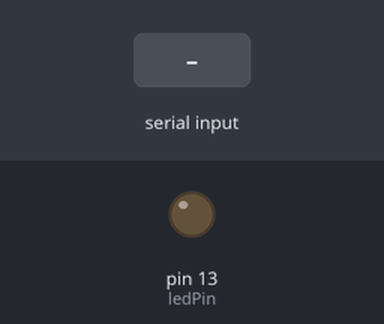
Bench run of a sketch on a simulated Arduino Uno, built with avr-gcc and run on an emulated ATmega328P. Shown: output pins drawn as LEDs (lit = HIGH). The inputs (shaded band) are chosen by the test bench.

Above: at 1.2 s.
1.3 s: "1" received over Serial
At 2.1 s:
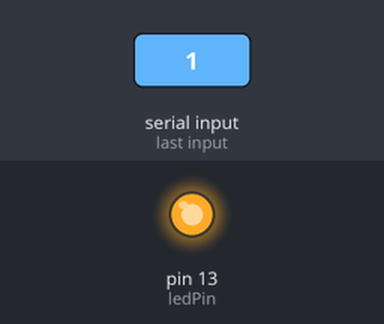
4.3 s: "0" received over Serial
At 4.9 s:
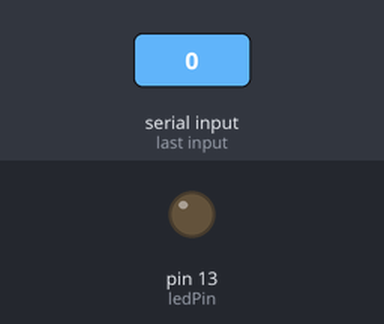
5.8 s: "A" received over Serial
At 6.1 s:
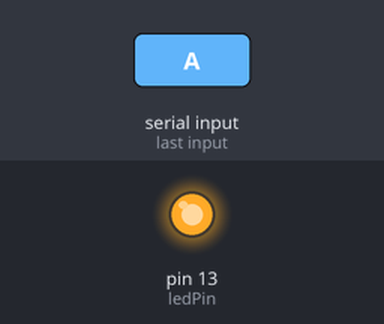
Timing chart, 0 to 8.8 s (numbered marks = the images above; inputs shaded):
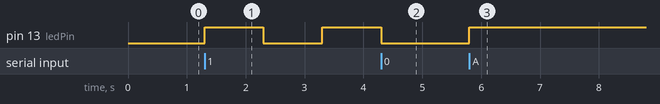

The sketch:

combinados.ino
```cpp
int ledPin = 13;
char command;

void setup() {
  pinMode(ledPin, OUTPUT);
  Serial.begin(9600); // Inicia la comunicación por puerto serie
}

void loop() {
  if (Serial.available() > 0)
  {
    // Lee el comando y lo guarda en una variable
    command = Serial.read();

    // Si el comando es "BlinkMedioSegundo", cambia al proyecto BlinkMedioSegundo
    if (command == '1') {
      while(true){
        digitalWrite(ledPin, HIGH); // encendemos el LED
        delay(1000);
        digitalWrite(ledPin, LOW);
        delay(1000);

        // Verifica si se ha recibido el comando para detener el bucle
        if (Serial.available() > 0) {
          command = Serial.read();
          if (command == '0') {
            break;
          }
        }
      }
    }
    if (command == 'A') {
      digitalWrite(ledPin, HIGH); // apagamos el LED
    }
    if (command == 'B') {
      digitalWrite(ledPin, LOW); // apagamos el LED
    }
  }
}
```

Measured:
- after the input at 1.3 s, pin 13 (ledPin): LOW → HIGH at once, → LOW 1.0 s later, → HIGH 1.0 s later
- after the input at 4.3 s, pin 13 (ledPin): goes on until 4.3 s, then stays LOW
- after the input at 5.8 s, pin 13 (ledPin): LOW → HIGH at once
